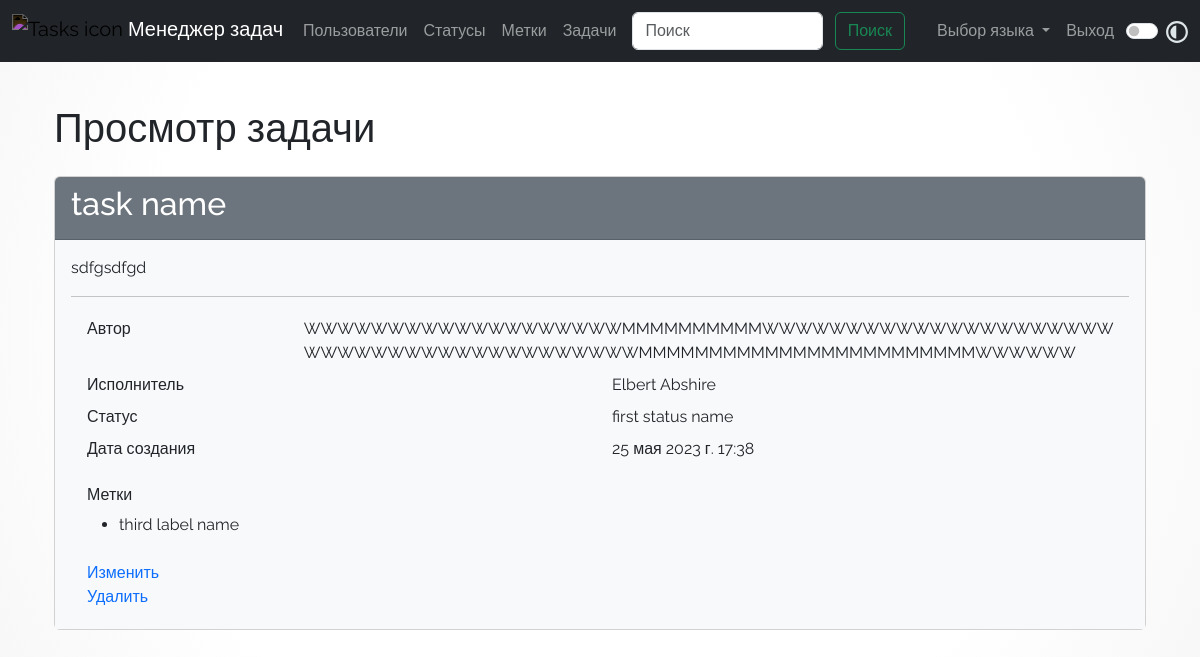
Page /tasks/1/ (signed in) on the earlier database version.
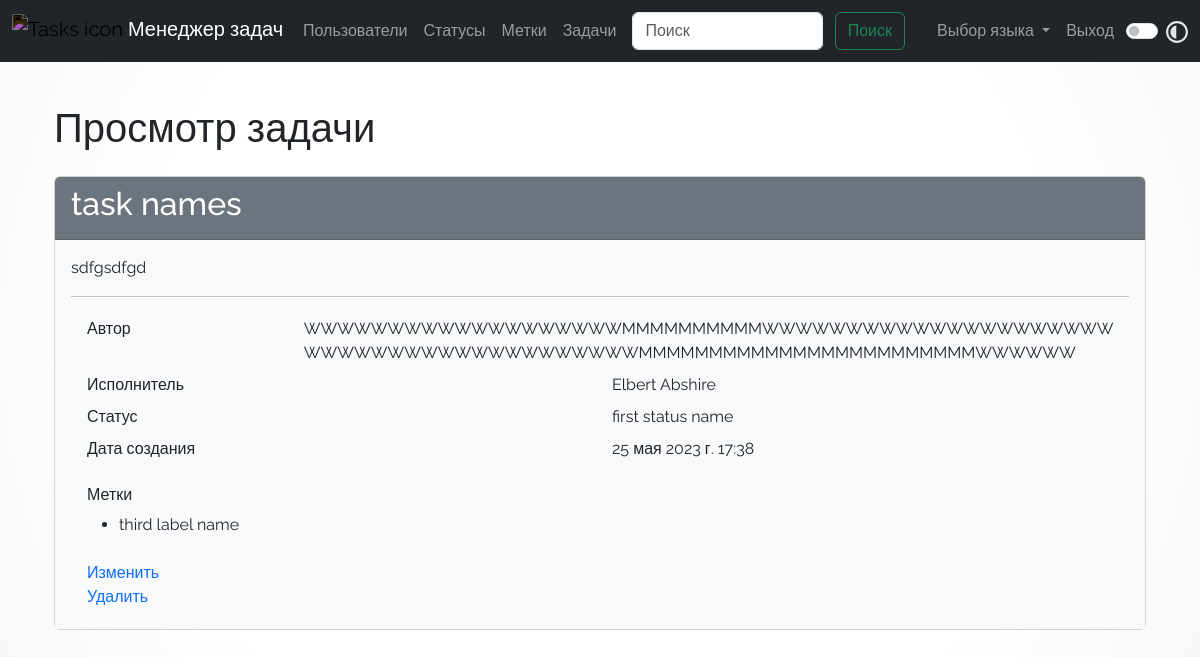
Same page on the later database version.
### task_manager/tasks/models.py (models this page shows, shortened)
class Task(models.Model):
    name = models.CharField(
        max_length=50,
        unique=True,
        verbose_name=_("Task name"),
    )
    description = models.TextField(
        max_length=1000, verbose_name=_("Description"), default=""
    )
    status = models.ForeignKey(
        Status, on_delete=models.PROTECT, null=True, verbose_name=_("Status")
    )
    assigned_by = models.ForeignKey(
        User,
        null=True,
        on_delete=models.PROTECT,
        related_name="creator",
        verbose_name=_("Creator"),
    )
    executor = models.ForeignKey(
        User,
        on_delete=models.PROTECT,
        related_name="assignee",
        verbose_name=_("Assignee"),
        blank=True,
        default="",
        null=True,
    )
    labels = models.ManyToManyField(
        Label,
        through="LabelM2m",
        related_name="labels",
        blank=True,
        verbose_name=_("Label"),
    )
    created_at = models.DateTimeField(
        auto_now_add=True,
        verbose_name=_("Created at "),
    )
    class Meta:
        verbose_name = _("Task")
        verbose_name_plural = _("Tasks")

### task_manager/statuses/models.py (models this page shows)
class Status(models.Model):
    name = models.CharField(
        max_length=50,
        unique=True,
        verbose_name=_("Status name "),
    )
    created_at = models.DateTimeField(
        auto_now_add=True,
        verbose_name=_("Created at "),
    )
    class Meta:
        verbose_name = _("Status")
        verbose_name_plural = _("Statuses")
    def __str__(self):
        return self.name

### task_manager/tasks/views.py (the view)
# urls.py: path('<int:id>/', views.TaskShowView.as_view(), name='task_show'),
class TaskShowView(LoginRequiredMixin, DetailView):
    model = Task
    template_name = "tasks/show.html"
    login_url = reverse_lazy("user_login")
    pk_url_kwarg = "id"

### task_manager/templates/tasks/show.html
{% extends "base.html" %}
{% load i18n %}
{% block main %}
  <div class="container wrapper flex-grow-1">
    <h1 class="my-4">
      {% translate 'Task show' %}
    </h1>
    <div class="card" >
      <div class="card-header bg-secondary text-white">
        <h2>{{ object.name }}</h2>
      </div>
      <div class="card-body bg-light">
        <p>{{ object.description }}</p>
        <hr>
        <div class="container">
          <div class="row p-1">
            <div class="col">{% translate 'Created by' %}</div>
            <div class="col">{{ object.assigned_by.first_name }} {{ object.assigned_by.last_name }}</div>
          </div>
          <div class="row p-1">
            <div class="col">{% translate 'Assigned to' %}</div>
            <div class="col">{{ object.executor.first_name }} {{ object.executor.last_name }}</div>
          </div>
          <div class="row p-1">
            <div class="col">{% translate 'Status' %}</div>
            <div class="col">{{ object.status }}</div>
          </div>
          <div class="row p-1">
            <div class="col">{% translate 'Creation date' %}</div>
            <div class="col">{{ object.created_at }}</div>
          </div>
          <div class="row p-1 mt-3">
            <div class="col">
              <h6>{% translate 'Labels:' %}</h6>
              <ul>
                {% for label in object.labels.all %}
                <li>{{ label.name }}</li>
                {% endfor %}
              </ul>
            </div>
          </div>
          <div class="row p-1">
            <div class="col">
              <a href={% url 'task_update' id=task.id %}>{% translate 'Update' %}</a>
              <br>
              <a href={% url 'task_delete' id=task.id %}>{% translate 'Delete' %}</a>
            </div>
          </div>
        </div>
      </div>
    </div>
  </div>
{% endblock %}

Differences in the rows shown:
changed Task "sdfgsdfgd": name "task name" → "task names"
